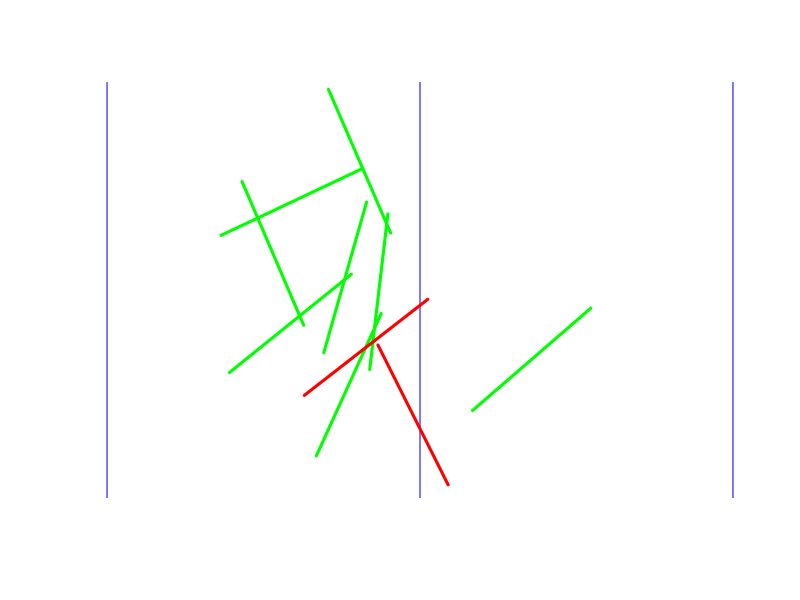

This figure's R source:
### Buffonの針
## 針を投げる試行
myTrial <- function(d,l,verbose=FALSE){ # dとlを指定
    x <- runif(1,min=-d/2,max=d/2) # 位置
    theta <- runif(1,min=0,max=2*pi) # 角度
    cross <- FALSE # 交わったかどうかを示す変数
    if((x+l*cos(theta)/2)*(x-l*cos(theta)/2)<0){
        cross <- TRUE # 交わった場合に書き換え
    }
    if(verbose==TRUE){ # 位置と角度も返す
        return(c(x=x, theta=theta, 
                 cross=as.numeric(cross))) 
    } else { # 交わったかどうかだけ返す
        return(cross)
    }
}

## 試行を行ってみる
d <- 10
l <- 5
myTrial(d,l,verbose=TRUE)
myTrial(d,l,verbose=TRUE)

## 絵にしてみる
plot(c(0,0),type="n", # 空のキャンバスを作る
     xlim=c(-d,d),asp=1,ann=FALSE,axes=FALSE)
abline(v=c(-10,0,10),col="blue") # 線を引く
for (i in 1:10) {
    obs <- myTrial(d,l,verbose=TRUE)
    x <- obs["x"]
    theta <- obs["theta"]
    y <- runif(1,min=-d/2,max=d/2) # y座標はランダム
    x1 <- x-l/2*cos(theta)
    x2 <- x+l/2*cos(theta)
    y1 <- y-l/2*sin(theta)
    y2 <- y+l/2*sin(theta)
    lines(c(x1,x2),c(y1,y2), 
          col=ifelse(x1*x2<0,"red","green"),
          lty="solid", lwd=3)
}

## Monte-Carlo simulation
## set.seed(8888) # 実験を再現したい場合はシードを指定
mc <- 10000 # 回数を設定 
myData <- replicate(mc,myTrial(d,l)) 

## 簡単な集計
table(myData) # 頻度 (TRUEが針の交わった回数)
table(myData)/mc # 確率(推定値)
print((2*l)/(pi*d)) # 針の交わる確率 (理論値)
